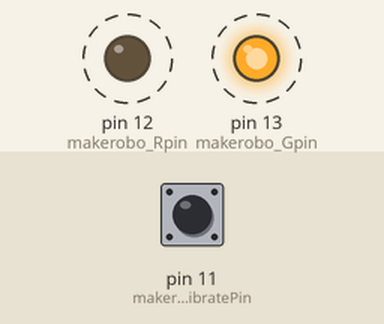
Recording of a program running on a simulated Raspberry Pi (header pin numbers). Shown: output pins drawn as LEDs (lit = HIGH). Dashed ring = blinking. The test bench sets the inputs (shaded band); at power-on: pin 11 (makerobo_VibratePin) HIGH. What the program prints to the terminal is not drawn.

Above: at 0.5 s.
Timing chart, 0 to 4.6 s (numbered marks = the images above):
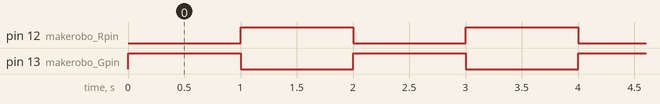

Measured:
- by itself, pin 12 (makerobo_Rpin), pin 13 (makerobo_Gpin): alternates HIGH for 1.0 s and LOW for 1.0 s

The program:

08VfdsKdgr.py
```python
import RPi.GPIO as GPIO
import time

makerobo_VibratePin = 11
makerobo_Rpin = 12
makerobo_Gpin = 13

clb_tmp = 0


def makerobo_setup():
    GPIO.setmode(GPIO.BOARD)
    GPIO.setwarnings(False)
    GPIO.setup(makerobo_Rpin, GPIO.OUT)
    GPIO.setup(makerobo_Gpin, GPIO.OUT)
    GPIO.setup(makerobo_VibratePin, GPIO.IN, pull_up_down=GPIO.PUD_UP)


def double_colorLED(x):
    if x == 0:
        GPIO.output(makerobo_Rpin, 1)
        GPIO.output(makerobo_Gpin, 0)
    if x == 1:
        GPIO.output(makerobo_Rpin, 0)
        GPIO.output(makerobo_Gpin, 1)


def makerobo_Print(x):
    global clb_tmp
    if x != clb_tmp:
        if x == 0:
            print('*****************')
            print('* Makerobo    ON*')
            print('*****************')
        if x == 1:
            print('*****************')
            print('* OFF  Makerobo *')
            print('*****************')
    clb_tmp = x

def makerobo_loop():
    clb_state = 0
    while True:
        if GPIO.input(makerobo_VibratePin) == 1:
            clb_state = clb_state + 1
            if clb_state > 1:
                clb_state = 0
            double_colorLED(clb_state)
            makerobo_Print(clb_state)
            time.sleep(1)


def makerobo_destory():
    GPIO.output(makerobo_Rpin, GPIO.HIGH)
    GPIO.output(makerobo_Gpin, GPIO.HIGH)
    GPIO.cleanup()


if __name__ == '__main__':
    makerobo_setup()
    try:
        makerobo_loop()
    except KeyboardInterrupt:
        makerobo_destory()
```
